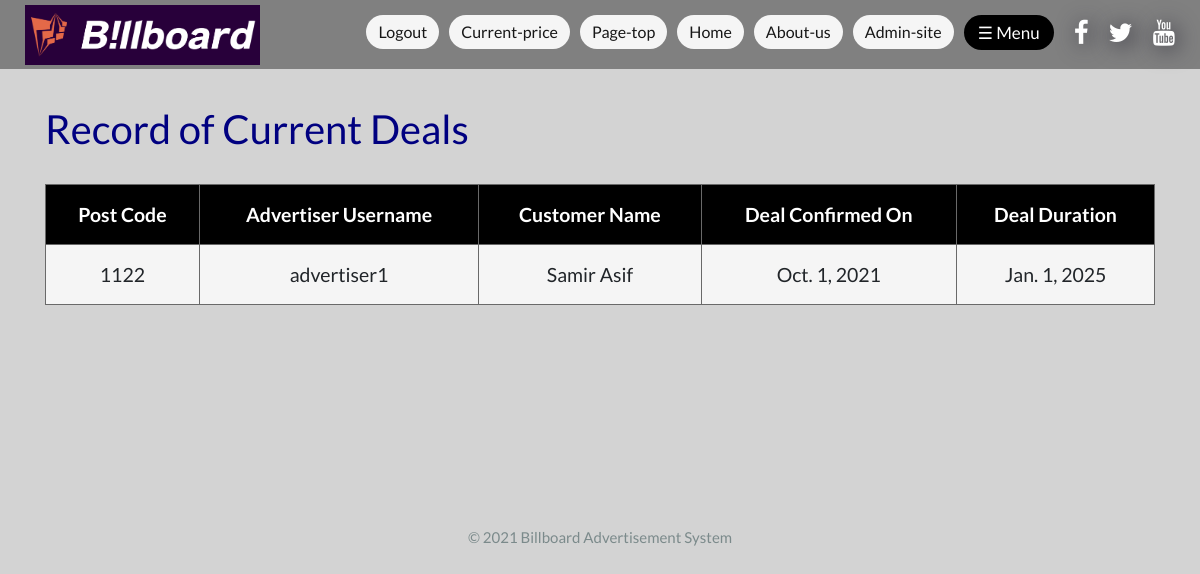
/viewCurrentDealRecords/ (signed in), run on the app's committed database.
### Billboard_Advertisement/models.py (models this page shows, shortened)
class confirm_post(models.Model):
    confirmed_by = models.ForeignKey(User, on_delete=models.CASCADE, default=None)
    confirmed_date = models.DateField(default=timezone.now)
    dealDuration = models.DateField(default=None)
    adCode = models.CharField(max_length=10, unique=True)
    advertiser = models.CharField(max_length=100, default=None)
    objects = models.Manager()

### Billboard_Advertisement/views.py (the view)
# urls.py: path('viewCurrentDealRecords/',views.viewCurrentDealRecords, name='viewCurrentDealRecords'),
@login_required
def viewCurrentDealRecords(request):
    allPosts = confirm_post.objects.all()
    return render(request, 'view_current_deal_records.html', {'allPosts': allPosts})

### Billboard_Advertisement/grettings.py (called while the page is built)
def give_grettings(request):
    currentTime = datetime.datetime.now()
    if 5 <= currentTime.hour < 12:
        time = 'morning'
    elif 12 <= currentTime.hour < 17:
        time = 'afternoon'
    elif 17 <= currentTime.hour < 21:
        time = 'evening'
    else:
        time = 'night'
    return {
        'time': time
    }

### Billboard_Advertisement/templates/view_current_deal_records.html (shortened to what this page needs)
{% extends 'newBase.html' %}
{% block content %}
<div class="container">
    <body>
    <br><br>
    <h2 style="color: #000080;">Record of Current Deals</h2>
    <br>
    <table id="tb" style="font-size:130%">
        <tr>
            <th>Post Code</th>
            <th>Advertiser Username</th>
            <th>Customer Name</th>
            <th>Deal Confirmed On</th>
            <th>Deal Duration</th>
        </tr>
        {% for a in allPosts %}
        <tr>
            <td>{{a.adCode}}</td>
            <td>{{a.advertiser}}</td>
            <td>{{a.confirmed_by.first_name}} {{a.confirmed_by.last_name}}</td>
            <td>{{a.confirmed_date}}</td>
            <td>{{a.dealDuration}}</td>
        </tr>
        {% endfor %}
    </table>
    </body>
</div>
{% endblock %}

### Billboard_Advertisement/templates/newBase.html (style rules this page uses)
body { background-color: lightgray; }

### Billboard_Advertisement/templates/view_current_deal_records.html (style rules this page uses)
table, th, td { border: 1px solid dimgray; }
th { padding: 15px; text-align: center; color: white; background-color: black; }
td { padding: 15px; text-align: center; background-color: whitesmoke; }
#tb { width: 100%; background-color: #B0E0E6; }

### data on the page
confirm_post: adCode "1122", advertiser "advertiser1", confirmed_by.first_name "Samir", confirmed_by.last_name "Asif", confirmed_date "Oct. 1, 2021", dealDuration "Jan. 1, 2025"
